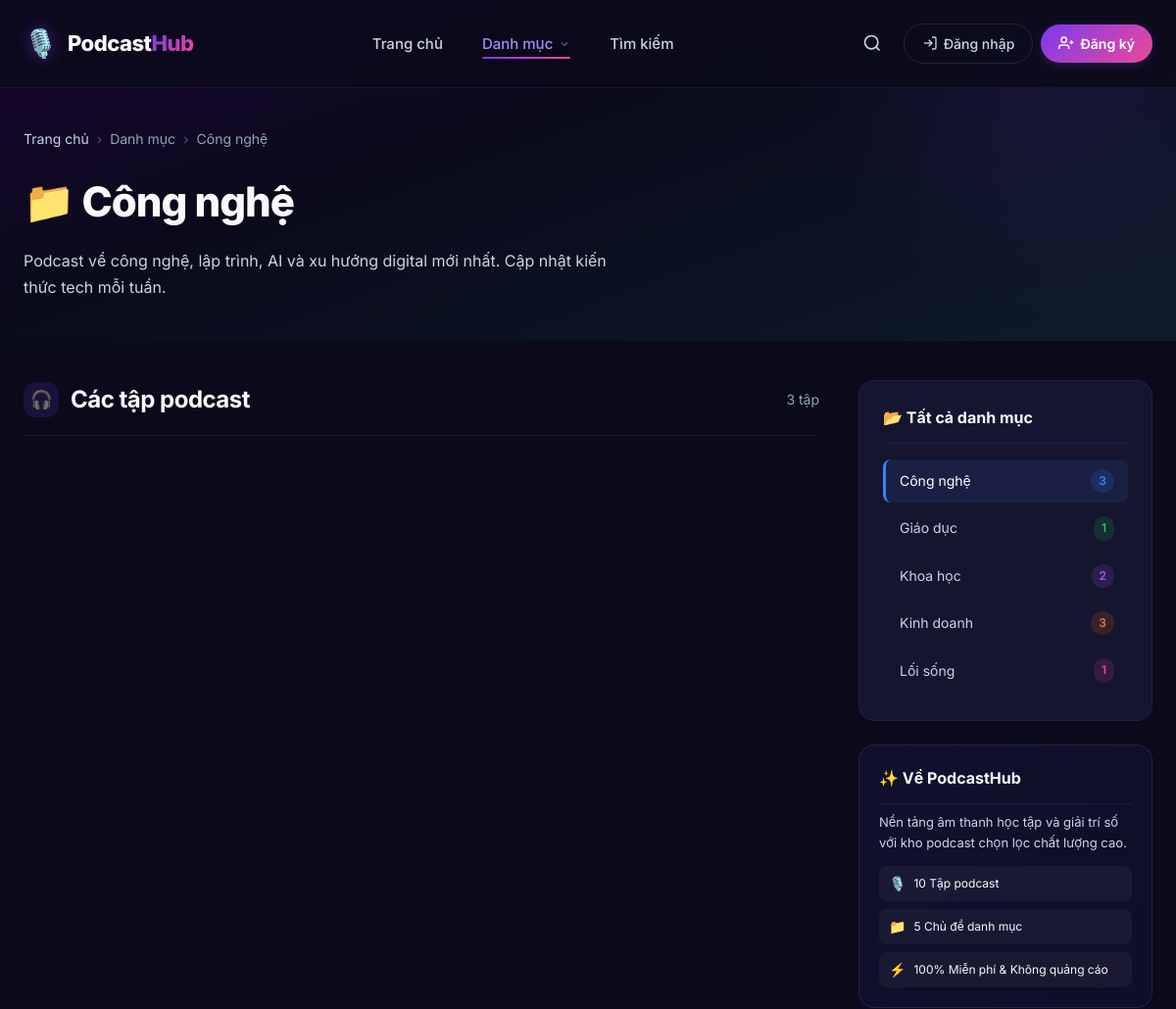
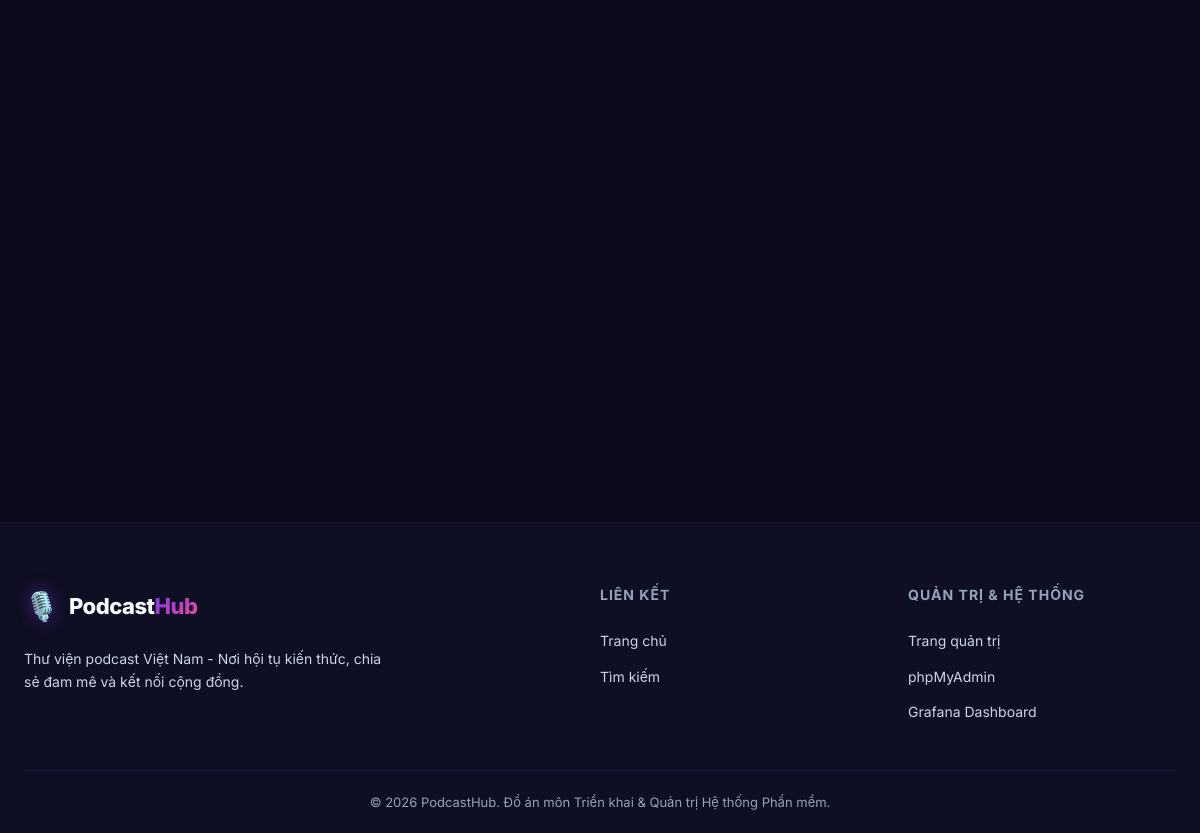
The app's page /category.php?slug=cong-nghe with its own data (2 pictures, top to bottom).
### tables this page shows
CREATE TABLE IF NOT EXISTS categories (
    id INT AUTO_INCREMENT PRIMARY KEY,
    name VARCHAR(255) NOT NULL,
    slug VARCHAR(255) NOT NULL UNIQUE,
    description TEXT,
    created_at TIMESTAMP DEFAULT CURRENT_TIMESTAMP
);

### public/category.php (the view, shortened to what this page needs)
<?php
require_once __DIR__ . '/../src/config.php';
require_once __DIR__ . '/../src/functions.php';
$slug = $_GET['slug'] ?? '';
$category = getCategory($pdo, $slug);
$page = max(1, (int)($_GET['page'] ?? 1));
$result = getEpisodes($pdo, $page, 9, $category['id']);
$categories = getCategories($pdo);
$totalEpisodes = getTotalEpisodes($pdo);
$totalCategories = getTotalCategories($pdo);
renderHeader($category['name'], 'category');
?>
<section class="category-header">
    <div class="container">
        <nav class="breadcrumb" style="margin-bottom:16px">
            <a href="/">Trang chủ</a>
            <span class="breadcrumb-sep">›</span>
            <span>Danh mục</span>
            <span class="breadcrumb-sep">›</span>
            <span><?= e($category['name']) ?></span>
        </nav>
        <h1 class="category-name">📁 <?= e($category['name']) ?></h1>
        <?php if ($category['description']): ?>
            <p class="category-description"><?= e($category['description']) ?></p>
        <?php endif; ?>
    </div>
</section>
<section class="container" style="padding: 40px 24px 60px;">
    <div class="content-layout">
        <div class="content-main">
            <div class="section-header">
                <h2 class="section-title">
                    <span class="icon">🎧</span>
                    Các tập podcast
                </h2>
                <span style="color: var(--text-muted); font-size: 14px;">
                    <?= $result['total'] ?> tập
                </span>
            </div>
            <?php if (empty($result['episodes'])): ?>
                <div class="empty-state">
                    <svg width="64" height="64" viewBox="0 0 24 24" fill="none" stroke="currentColor" stroke-width="1">
                        <path d="M9 18V5l12-2v13"></path>
                        <circle cx="6" cy="18" r="3"></circle>
                        <circle cx="18" cy="16" r="3"></circle>
                    </svg>
                    <h3>Chưa có tập nào trong danh mục này</h3>
                    <p>Hãy quay lại sau để xem nội dung mới.</p>
                </div>
            <?php else: ?>
                <div class="episodes-grid">
                </div>
            <?php endif; ?>
        </div>
        <aside class="sidebar">
            <div class="sidebar-widget">
                <h3 class="widget-title">📂 Tất cả danh mục</h3>
                <ul class="category-list">
                    <?php foreach ($categories as $cat): ?>
                        <li>
                            <a href="/category.php?slug=<?= e($cat['slug']) ?>" class="<?= $cat['slug'] === $slug ? 'active' : '' ?>">
                                <?= e($cat['name']) ?>
                                <span class="count"><?= $cat['episode_count'] ?></span>
                            </a>
                        </li>
                    <?php endforeach; ?>
                </ul>
            </div>
            <div class="sidebar-widget about-widget">
                <h3 class="widget-title" style="margin-bottom: 8px;">✨ Về PodcastHub</h3>
                <p class="about-desc">
                    Nền tảng âm thanh học tập và giải trí số với kho podcast chọn lọc chất lượng cao.
                </p>
                <div class="about-badges">
                    <div class="about-badge-item">
                        <span class="icon">🎙️</span>
                        <span><?= (int)$totalEpisodes ?> Tập podcast</span>
                    </div>
                    <div class="about-badge-item">
                        <span class="icon">📁</span>
                        <span><?= (int)$totalCategories ?> Chủ đề danh mục</span>
                    </div>
                    <div class="about-badge-item">
                        <span class="icon">⚡</span>
                        <span>100% Miễn phí & Không quảng cáo</span>
                    </div>
                </div>
            </div>
        </aside>
    </div>
</section>

### records on screen
categories: name "Công nghệ", description "Podcast về công nghệ, lập trình, AI và xu hướng digital mới nhất. Cập nhật kiến thức tech mỗi tuần.", episode_count "3"
categories: name "Giáo dục", episode_count "1"
categories: name "Khoa học", episode_count "2"
categories: name "Kinh doanh", episode_count "3"
categories: name "Lối sống", episode_count "1"

### other values on screen
$result['total'] "3"
$totalEpisodes "10"
$totalCategories "5"
